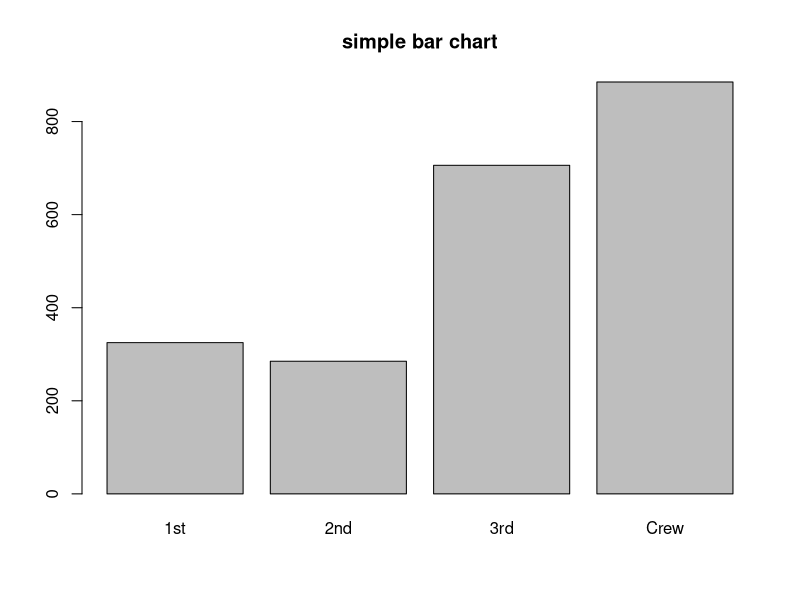
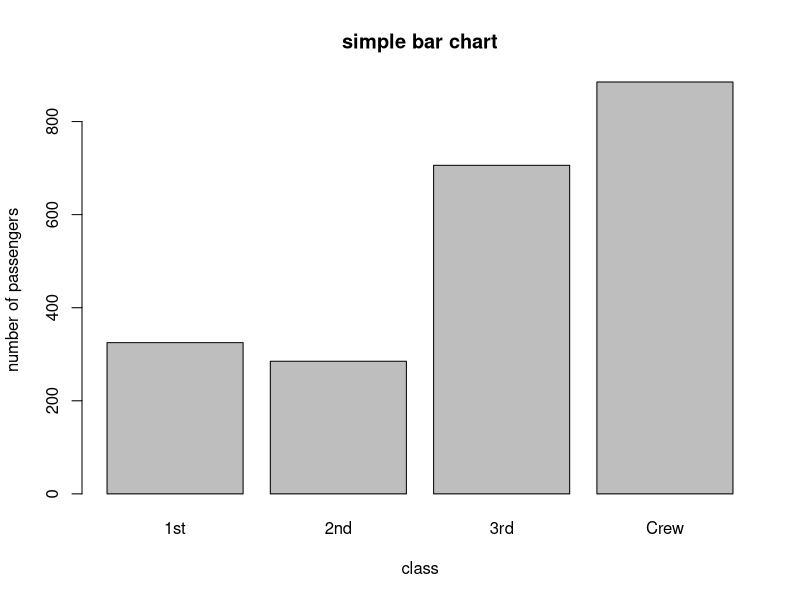
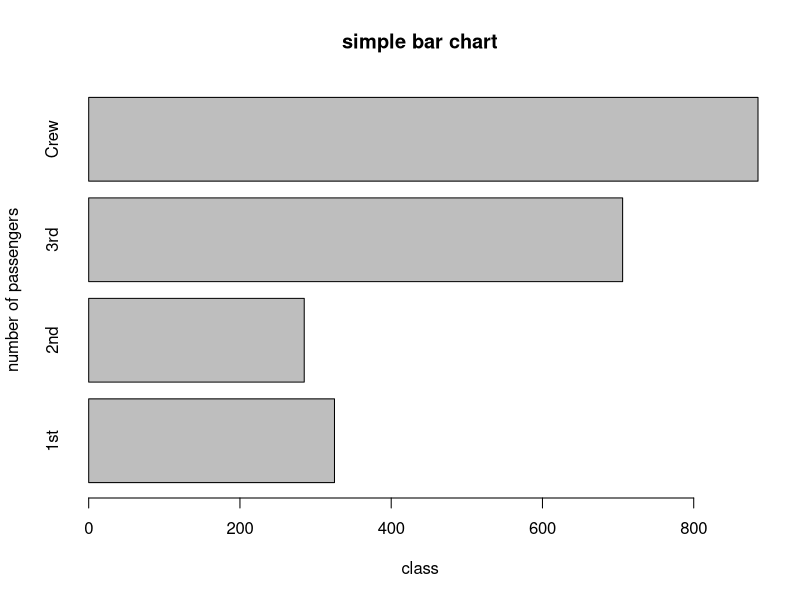
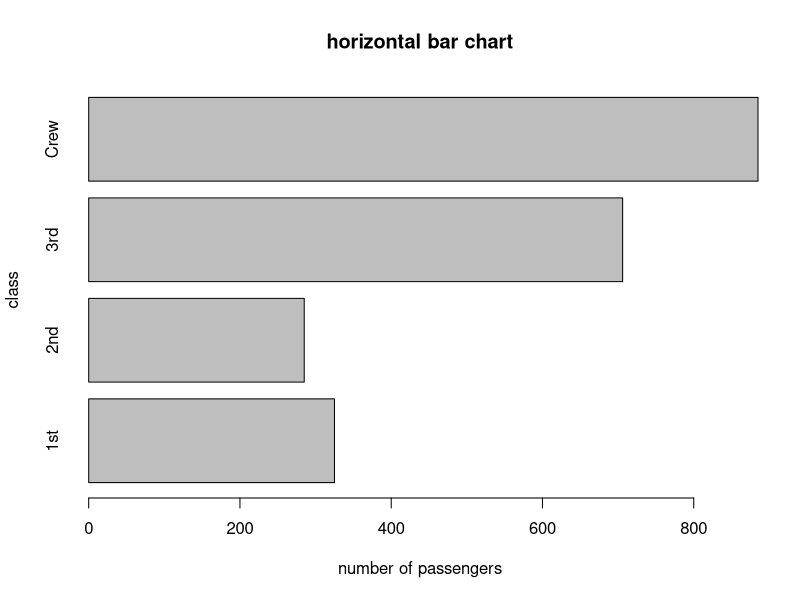
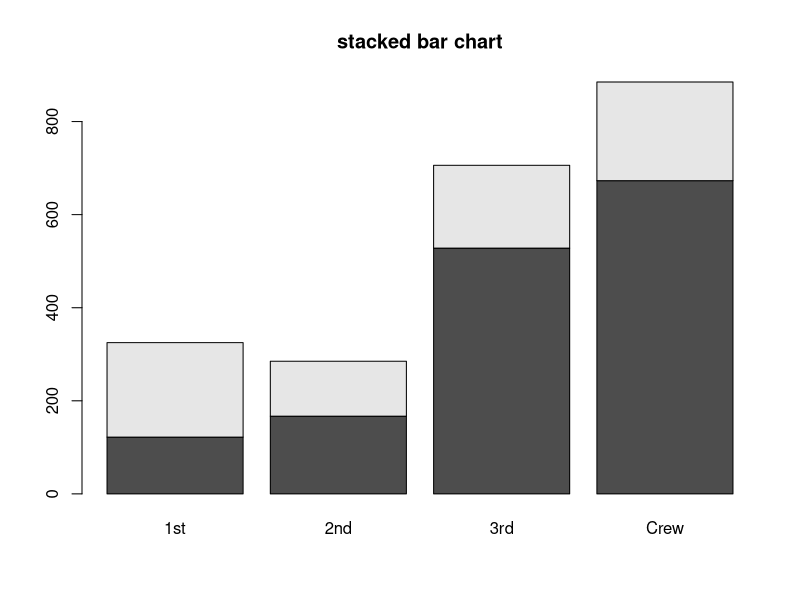
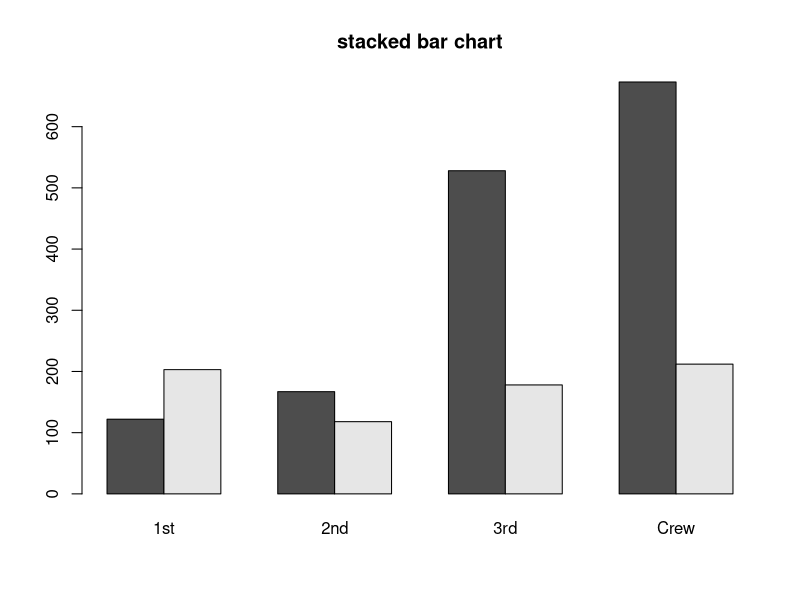
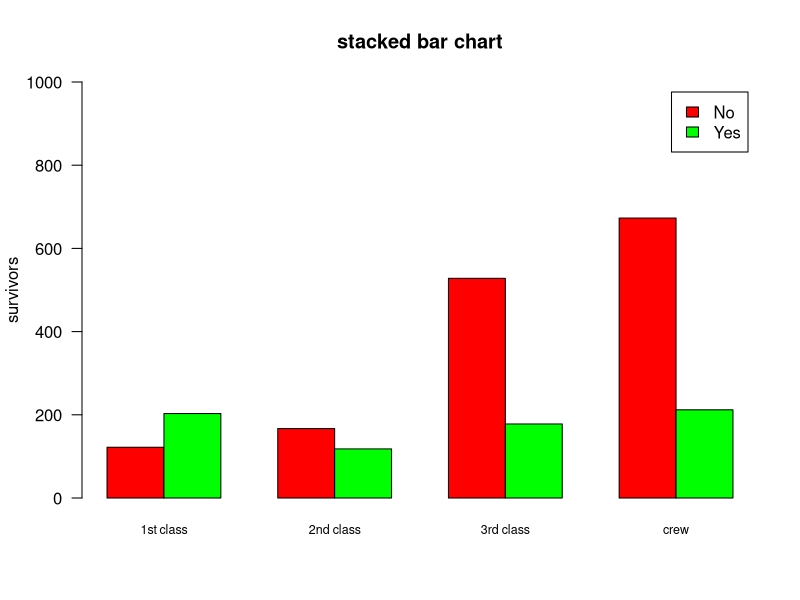
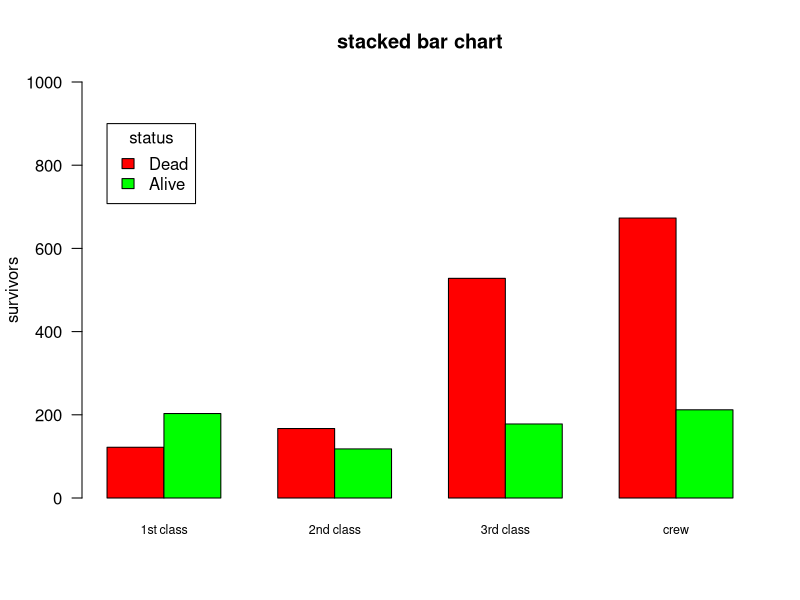

Write R code to recreate these figures, in order.
str(Titanic)
class <- margin.table(Titanic, margin = 1)
class
barplot(class,
        main = "simple bar chart")


#수직막대도표
barplot(class,
        xlab = "class",
        ylab = "number of passengers",
        main = "simple bar chart")


#수평막대도표

barplot(class, horiz = TRUE,
        xlab = "class",
        ylab = "number of passengers",
        main = "simple bar chart")


#x축과 y축이 바뀌었기 때문에 제목도 바꿔줘야한다
barplot(class, horiz = TRUE,
        xlab = "number of passengers",
        ylab = "class",
        main = "horizontal bar chart")



###2차원 막대도표

#1번째 차원은 승객구분 
#4번째 차원은 생존여부
survival.by.class <- margin.table(Titanic, margin = c(4,1))
survival.by.class
barplot(survival.by.class,
        main = "stacked bar chart")

#하부막대가 옆으로 나와있는 수평막대표
barplot(survival.by.class,beside = TRUE,
        main = "stacked bar chart")

#범례 자동 생성
barplot(survival.by.class,beside = TRUE,
        names.arg = c("1st class", "2nd class", "3rd class", "crew"),
        cex.names = 0.75, col = c("red", "green"), legend = TRUE,
        ylab = "survivors", las = 1, ylim = c(0, 1000), 
        main = "stacked bar chart")




#별도로 범례 설정
barplot(survival.by.class,beside = TRUE,
        names.arg = c("1st class", "2nd class", "3rd class", "crew"),
        cex.names = 0.75, col = c("red", "green"),
        ylab = "survivors", las = 1, ylim = c(0, 1000),  #위치
        main = "stacked bar chart")
legend(x = 1, y = 900, legend =c("Dead", "Alive"),
       fill =  c("red", "green"),
       title = "status")  
                        #데이터 표현을 심볼로했으면 pch
                        #데이터 표현을 선으로 했으면 lty 
                        #데이터 표현을 상자, 원 등 같은 면으로 했으면 fill



#하부막대 상대적 비교
survival.by.class
survival.prop <- prop.table(survival.by.class, margin = 2) #1은 행/2는 열
survival.prop
barplot(survival.prop, col = c("maroon", "skyblue"),
        xlab = "class", ylab = "ratio of surviors", las = 1,
        main = "Survivors by class (Ratio")


install.packages("vcd")
library(vcd)
#gp인수는 색상 지정 (spine함수가 요구하는 데이터객체 형태로 변환 후 지정)
spine(survival.by.class, gp = gpar(fill = c("mistyrose", "lightblue")),
      main = "spine plot of surviors by class")





str(chickwts)
height <- tapply(chickwts$weight, chickwts$feed, mean)
height
barplot(height, xlab = "feed type", ylab = "mean chicken weights(g)",
        ylim = c(0, 400), las = 1, main = "chicken weights by feed")


#막대도표 옵션
str(UCBAdmissions)

admission.by.dept <- margin.table(UCBAdmissions, margin= c(1, 3))
admission.by.dept

#density막대 내부를 채우는 사선의 밀도
#angle는 막대의 각도를 지정 (기본각도 45도)
barplot(admission.by.dept, density = 15 , angle = 135 )

#막대 테두리 색상(기본 검정색)
#col 하부막대 색상
barplot(admission.by.dept, border = "orange", col = c("lightblue", "mistyrose"))

#막대간 간격 (0은 붙어서 나타남)
barplot(admission.by.dept,  space = 0)
barplot(admission.by.dept,  space = 2)

#수평막대도표
#space(같은 집단 내에서의 막대간 간격(기본값 0), 집단들 사이의 간격(기본값 1))
barplot(admission.by.dept, space = c(0.3, 2.0), beside = TRUE)

#좌표측 출력 여부
barplot(admission.by.dept, axes = FALSE) 

#수평막대도표 생성
barplot(admission.by.dept, horiz = TRUE, axes = FALSE)







